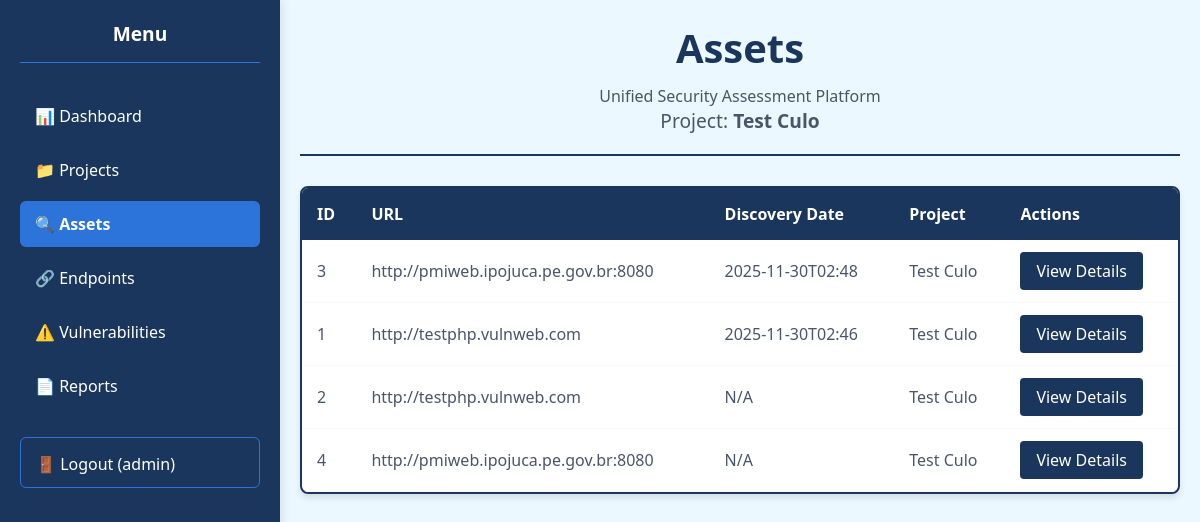
The page /assets?project=1 (signed in) on the database its author committed.
### tables this page shows
CREATE TABLE projects (
            id INTEGER PRIMARY KEY AUTOINCREMENT,
            name TEXT NOT NULL,
            created_date TEXT,
            description TEXT
        );

CREATE TABLE assets (
            id INTEGER PRIMARY KEY AUTOINCREMENT,
            url TEXT NOT NULL,
            technologies TEXT,
            open_ports TEXT,
            project_id INTEGER,
            discovery_date TEXT,
            FOREIGN KEY (project_id) REFERENCES projects (id)
        );

### dashboard/app.py (the view, shortened to what this page needs)
@app.route('/assets')
@role_required('analyst')  # Only analysts and admins
def assets():
    project_id = request.args.get('project', type=int)
    conn = get_db_connection()
    if project_id:
        assets = conn.execute('''
            SELECT a.id, a.url, a.discovery_date, p.name as project_name
            FROM assets a
            LEFT JOIN projects p ON a.project_id = p.id
            WHERE a.project_id = ?
            ORDER BY a.discovery_date DESC
        ''', (project_id,)).fetchall()
    conn.close()
    project_name = None
    if project_id:
        conn = get_db_connection()
        project = conn.execute('SELECT name FROM projects WHERE id = ?', (project_id,)).fetchone()
        conn.close()
        project_name = project['name'] if project else f"Project {project_id}"
    return render_template('assets.html', assets=assets, project_name=project_name, project_id=project_id)

### dashboard/app.py (called while the page is built)
@app.context_processor
def inject_config():
    return {
        'allow_register': app.config['ALLOW_REGISTER'],
        'debug_mode': app.config['DEBUG']
    }

def get_db_connection():
    base_dir = os.path.dirname(os.path.dirname(os.path.abspath(__file__)))
    db_path = os.path.join(base_dir, 'database', 'hellSsus.db')
    conn = sqlite3.connect(db_path)
    conn.row_factory = sqlite3.Row
    return conn

### dashboard/templates/assets.html
{% extends "base.html" %}
{% block content %}
<div class="page-header">
    <h1 class="page-title">Assets</h1>
    <p>Unified Security Assessment Platform</p>
    {% if project_name %}
        <p class="page-subtitle">Project: <strong>{{ project_name }}</strong></p>
    {% endif %}
</div>
<div class="table-container">
    <table class="data-table">
        <thead>
            <tr>
                <th>ID</th>
                <th>URL</th>
                <th>Discovery Date</th>
                <th>Project</th>
                <th>Actions</th>
            </tr>
        </thead>
        <tbody>
            {% for asset in assets %}
            <tr>
                <td>{{ asset.id }}</td>
                <td class="url-cell">{{ asset.url }}</td>
                <td>{{ asset.discovery_date[:16] if asset.discovery_date else 'N/A' }}</td>
                <td>{{ asset.project_name if asset.project_name else 'N/A' }}</td>
                <td>
                    <a href="{{ url_for('asset_detail', asset_id=asset.id) }}" class="btn-view">View Details</a>
                </td>
            </tr>
            {% else %}
            <tr>
                <td colspan="5" class="no-data">No assets found</td>
            </tr>
            {% endfor %}
        </tbody>
    </table>
</div>
{% endblock %}

### dashboard/static/css/style.css (style rules this page uses)
:root { --dark-blue: #1a365d; --medium-blue: #2d74da; --light-blue: #ebf8ff; --white: #ffffff; --light-gray: #f7fafc; --gray: #4a5568; }
* { margin: 0; padding: 0; box-sizing: border-box; }
body { font-family: 'Segoe UI', Tahoma, Geneva, Verdana, sans-serif; background: var(--light-blue); color: var(--gray); }
.page-header { text-align: center; border-bottom: 2px solid var(--dark-blue); padding-bottom: 20px; margin-bottom: 30px; }
.page-title { font-size: 2.5em; color: var(--dark-blue); margin-bottom: 10px; }
.page-subtitle { font-size: 1.2em; color: var(--gray); }
.table-container { background: var(--white); border-radius: 8px; border: 2px solid var(--dark-blue); box-shadow: 0 4px 6px rgba(0,0,0,0.1); overflow: hidden; }
.data-table { width: 100%; border-collapse: collapse; }
.data-table th { background: var(--dark-blue); color: white; padding: 15px; text-align: left; font-weight: 600; }
.data-table td { padding: 12px 15px; border-bottom: 1px solid var(--light-gray); }
.btn-view { background: var(--dark-blue); color: white; padding: 8px 16px; border-radius: 4px; text-decoration: none; display: inline-block; }

### rows shown on the page
projects: name "Test Culo"
assets: id "3", url "http://pmiweb.ipojuca.pe.gov.br:8080", discovery_date "2025-11-30T02:48", name "Test Culo"
assets: id "1", url "http://testphp.vulnweb.com", discovery_date "2025-11-30T02:46", name "Test Culo"
assets: id "2", url "http://testphp.vulnweb.com", discovery_date "N/A", name "Test Culo"
assets: id "4", url "http://pmiweb.ipojuca.pe.gov.br:8080", discovery_date "N/A", name "Test Culo"

### other values the page prints
{{ session.username }} "admin"
